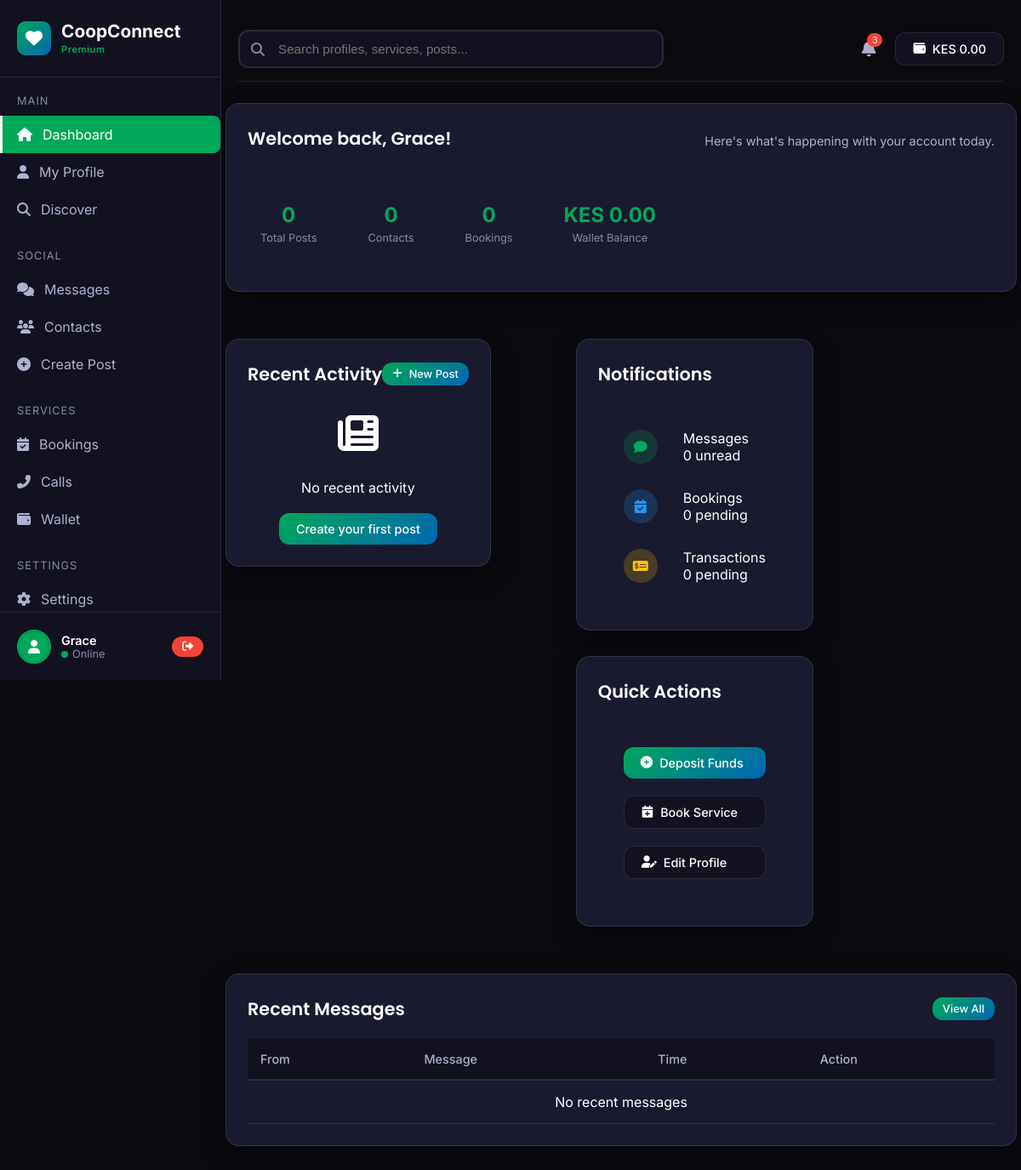
Page /dashboard/ (signed in) on the earlier database version.
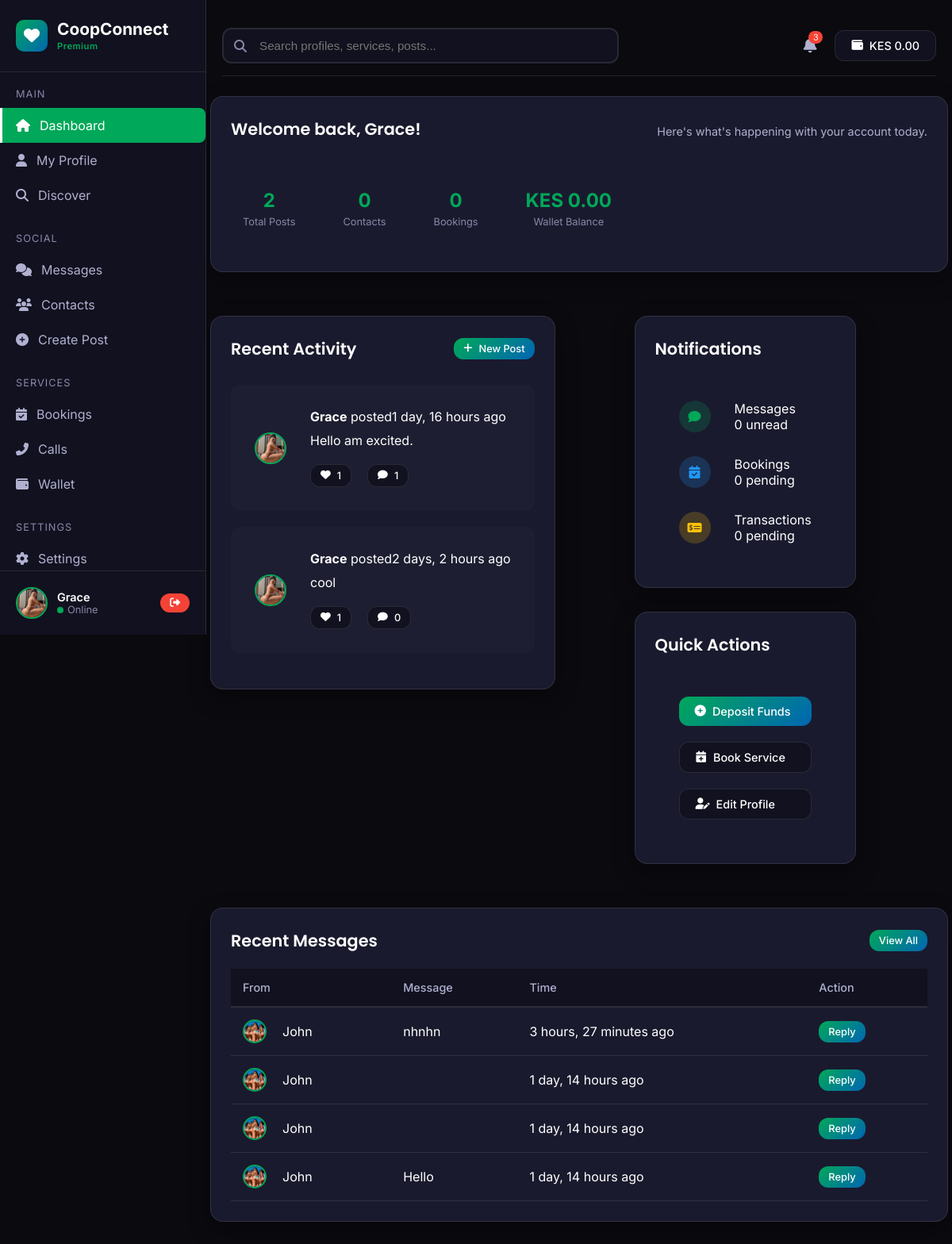
Same page on the later database version.
### main/models.py (models this page shows, shortened)
class Wallet(models.Model):
    user = models.OneToOneField(User, on_delete=models.CASCADE, related_name='wallet')
    balance = models.DecimalField(max_digits=10, decimal_places=2, default=0.00)
    mpesa_balance = models.DecimalField(max_digits=10, decimal_places=2, default=0.00)
    created_at = models.DateTimeField(auto_now_add=True)
    updated_at = models.DateTimeField(auto_now=True)

class Profile(models.Model):
    GENDER_CHOICES = [
        ('Female', 'Female'),
        ('Male', 'Male'),
        ('Other', 'Other'),
    ]
    SEXUAL_ORIENTATION_CHOICES = [
        ('Bisexual', 'Bisexual'),
        ('Straight', 'Straight'),
        ('Gay', 'Gay'),
        ('Lesbian', 'Lesbian'),
        ('Other', 'Other'),
    ]
    user = models.OneToOneField(User, on_delete=models.CASCADE, related_name='profile')
    phone_number = models.CharField(max_length=20, unique=True, help_text="Primary contact number")
    whatsapp_number = models.CharField(max_length=20, blank=True, default='')
    gender = models.CharField(max_length=20, choices=GENDER_CHOICES, default='Other')
    sexual_orientation = models.CharField(max_length=20, choices=SEXUAL_ORIENTATION_CHOICES, default='Other')
    age = models.IntegerField(default=18)  # ADD DEFAULT
    nationality = models.CharField(max_length=100, default='Kenyan')
    county = models.CharField(max_length=100, default='Nairobi')
    city_town = models.CharField(max_length=100, default='Nairobi')
    location = models.TextField(help_text="Detailed location/CBD information", default='Nairobi CBD')
    services_offered = models.TextField(
        help_text="Services separated by commas: Dinner Date, Travel Companion, etc.",
        default='Dinner Date'
    )
    hourly_rate_incall = models.DecimalField(
        max_digits=10, decimal_places=2, null=True, blank=True,
        help_text="Incall rate per hour"
    )
    hourly_rate_outcall = models.DecimalField(
        max_digits=10, decimal_places=2, null=True, blank=True,
        help_text="Outcall rate per hour"
    )
    is_vip = models.BooleanField(default=False)
    is_verified = models.BooleanField(default=False)
    is_online = models.BooleanField(default=False)
    is_available = models.BooleanField(default=True)
    total_views = models.IntegerField(default=0)
    total_calls = models.IntegerField(default=0)
    total_bookings = models.IntegerField(default=0)
    rating = models.DecimalField(max_digits=3, decimal_places=2, default=0.0)
    created_at = models.DateTimeField(auto_now_add=True)
    last_active = models.DateTimeField(auto_now=True)
    class Meta:
        ordering = ['-is_vip', '-last_active']
        verbose_name = "User Profile"
        verbose_name_plural = "User Profiles"

class Photo(models.Model):
    profile = models.ForeignKey(Profile, on_delete=models.CASCADE, related_name='photos')
    image = models.ImageField(upload_to='photos/%Y/%m/%d/')
    caption = models.CharField(max_length=200, blank=True)
    is_primary = models.BooleanField(default=False)
    uploaded_at = models.DateTimeField(auto_now_add=True)
    class Meta:
        ordering = ['-is_primary', '-uploaded_at']

class Post(models.Model):
    POST_TYPES = [
        ('text', 'Text Post'),
        ('image', 'Image Post'),
        ('video', 'Video Post'),
    ]
    user = models.ForeignKey(User, on_delete=models.CASCADE, related_name='posts')
    content = models.TextField()
    post_type = models.CharField(max_length=10, choices=POST_TYPES, default='text')
    image = models.ImageField(upload_to='posts/images/', null=True, blank=True)
    video = models.FileField(upload_to='posts/videos/', null=True, blank=True)
    is_archived = models.BooleanField(default=False)
    is_featured = models.BooleanField(default=False)
    is_pinned = models.BooleanField(default=False)
    views = models.IntegerField(default=0)
    likes = models.IntegerField(default=0)
    comments_count = models.IntegerField(default=0)
    shares = models.IntegerField(default=0)
    location = models.CharField(max_length=255, blank=True)
    created_at = models.DateTimeField(auto_now_add=True)
    updated_at = models.DateTimeField(auto_now=True)
    class Meta:
        ordering = ['-is_pinned', '-created_at']
        indexes = [
            models.Index(fields=['-created_at', 'user']),
            models.Index(fields=['is_archived']),
        ]

class Message(models.Model):
    MESSAGE_TYPES = [
        ('text', 'Text'),
        ('image', 'Image'),
        ('video', 'Video'),
        ('audio', 'Audio'),
        ('call', 'Call Log'),
    ]
    conversation = models.ForeignKey(Conversation, on_delete=models.CASCADE, related_name='messages')
    sender = models.ForeignKey(User, on_delete=models.CASCADE, related_name='sent_messages')
    content = models.TextField()
    message_type = models.CharField(max_length=10, choices=MESSAGE_TYPES, default='text')
    media_file = models.FileField(upload_to='messages/media/', null=True, blank=True)
    is_read = models.BooleanField(default=False)
    is_delivered = models.BooleanField(default=False)
    is_saved = models.BooleanField(default=False, help_text="Saved message")
    sent_at = models.DateTimeField(auto_now_add=True)
    read_at = models.DateTimeField(null=True, blank=True)
    class Meta:
        ordering = ['sent_at']
        indexes = [
            models.Index(fields=['conversation', 'sent_at']),
            models.Index(fields=['sender', 'sent_at']),
        ]

### main/views.py (the view)
# urls.py: path('dashboard/', views.dashboard_view, name='dashboard'),
@login_required
def dashboard_view(request):
    user = request.user
    profile = get_user_profile(user)
    unread_messages_count = Message.objects.filter(
        conversation__participants=user,
        is_read=False
    ).exclude(sender=user).count()
    recent_posts = Post.objects.filter(user=user).order_by('-created_at')[:5]
    recent_messages = Message.objects.filter(
        Q(conversation__participants=user) & ~Q(sender=user)
    ).order_by('-sent_at')[:5]
    pending_bookings = ServiceBooking.objects.filter(
        Q(client=user) | Q(service_provider=user),
        status='pending'
    ).order_by('-created_at')[:5]
    wallet, created = Wallet.objects.get_or_create(user=user)
    stats = {
        'total_posts': Post.objects.filter(user=user).count(),
        'total_contacts': Contact.objects.filter(user=user).count(),
        'total_bookings': ServiceBooking.objects.filter(
            Q(client=user) | Q(service_provider=user)
        ).count(),
        'wallet_balance': wallet.balance,
    }
    notifications = {
        'unread_messages': unread_messages_count,
        'pending_bookings': pending_bookings.count(),
        'pending_transactions': Transaction.objects.filter(
            user=user,
            status='pending'
        ).count(),
    }
    context = {
        'user': user,
        'profile': profile,
        'recent_posts': recent_posts,
        'recent_messages': recent_messages,
        'pending_bookings': pending_bookings,
        'stats': stats,
        'wallet': wallet,
        'notifications': notifications,
        'unread_messages_count': unread_messages_count,  # Add this
    }
    return render(request, 'dashboard/dashboard.html', context)

### main/context_processors.py (called while the page is built)
def unread_messages(request):
    if request.user.is_authenticated:
        unread_count = Message.objects.filter(
            conversation__participants=request.user,
            is_read=False
        ).exclude(sender=request.user).count()
        return {'unread_messages_count': unread_count}
    return {'unread_messages_count': 0}

### main/views.py (called while the page is built)
def get_user_profile(user):
    try:
        profile = Profile.objects.get(user=user)
    except Profile.DoesNotExist:
        profile = Profile.objects.create(
            user=user,
            username=user.username,
            email=user.email,
            gender='',
            age=18,
            phone_number='',
            county='',
            city_town='',
            location='',
            services_offered='',
        )
    return profile

### templates/dashboard/dashboard.html (shortened to what the changed rows need)
{% extends 'base.html' %}
{% block content %}
<div class="row mb-3">
    <div class="col-12">
        <div class="card">
            <div class="card-header">
                <h1 class="card-title">Welcome back, {{ user.username }}!</h1>
                <p class="card-subtitle">Here's what's happening with your account today.</p>
            </div>
            <div class="row mt-3">
                <div class="col-md-3 col-sm-6">
                    <div class="text-center p-3">
                        <div class="stat-value">{{ stats.total_posts|default:"0" }}</div>
                        <div class="stat-label">Total Posts</div>
                    </div>
                </div>
            </div>
        </div>
    </div>
</div>
<div class="row">
    <div class="col-md-8">
        <div class="card">
            <div class="card-header">
                <h2 class="card-title">Recent Activity</h2>
            </div>
            <div class="mt-3">
                {% if recent_posts %}
                <div class="activity-list">
                    {% for post in recent_posts %}
                    <div class="activity-item p-3 mb-2 rounded" style="background: rgba(255,255,255,0.02);">
                        <div class="d-flex align-center gap-3">
                            <div class="user-avatar" style="width: 40px; height: 40px;">
                                {% if post.user.profile.photos.first %}
                                <img src="{{ post.user.profile.photos.first.image.url }}" alt="{{ post.user.username }}">
                                {% else %}
                                <div class="d-flex align-center justify-center h-100" style="background: var(--coop-green);">
                                    <i class="fas fa-user"></i>
                                </div>
                                {% endif %}
                            </div>
                            <div class="flex-1">
                                <div class="d-flex justify-between align-center">
                                    <div>
                                        <strong>{{ post.user.username }}</strong>
                                        <span class="text-secondary text-sm">posted</span>
                                    </div>
                                    <span class="text-secondary text-sm">{{ post.created_at|timesince }} ago</span>
                                </div>
                                <p class="mt-1 text-secondary">{{ post.content|truncatewords:30 }}</p>
                                <div class="d-flex gap-2 mt-2">
                                    <button class="btn btn-sm btn-secondary">
                                        <i class="fas fa-heart"></i> {{ post.likes }}
                                    </button>
                                    <button class="btn btn-sm btn-secondary">
                                        <i class="fas fa-comment"></i> {{ post.comments_count }}
                                    </button>
                                </div>
                            </div>
                        </div>
                    </div>
                    {% endfor %}
                </div>
                {% else %}
                <div class="text-center p-5">
                    <i class="fas fa-newspaper fa-3x text-secondary mb-3"></i>
                    <p class="text-secondary">No recent activity</p>
                    <a href="{% url 'post_create' %}" class="btn btn-primary mt-2">Create your first post</a>
                </div>
                {% endif %}
            </div>
        </div>
    </div>
</div>
<div class="row mt-3">
    <div class="col-12">
        <div class="card">
            <div class="card-header">
                <h2 class="card-title">Recent Messages</h2>
            </div>
            <div class="table-responsive">
                <table class="table">
                    <thead>
                        <tr>
                            <th>From</th>
                            <th>Message</th>
                            <th>Time</th>
                            <th>Action</th>
                        </tr>
                    </thead>
                    <tbody>
                        {% if recent_messages %}
                        {% for message in recent_messages %}
                        <tr>
                            <td>
                                <div class="d-flex align-center gap-2">
                                    <div class="user-avatar" style="width: 30px; height: 30px;">
                                        {% if message.sender.profile.photos.first %}
                                        <img src="{{ message.sender.profile.photos.first.image.url }}" alt="{{ message.sender.username }}">
                                        {% else %}
                                        <div class="d-flex align-center justify-center h-100" style="background: var(--coop-green);">
                                            <i class="fas fa-user"></i>
                                        </div>
                                        {% endif %}
                                    </div>
                                    <span>{{ message.sender.username }}</span>
                                </div>
                            </td>
                            <td>{{ message.content|truncatechars:50 }}</td>
                            <td>{{ message.sent_at|timesince }} ago</td>
                            <td>
                                <a href="{% url 'conversation_user' message.sender.username %}" class="btn btn-sm btn-primary">Reply</a>
                            </td>
                        </tr>
                        {% endfor %}
                        {% else %}
                        <tr>
                            <td colspan="4" class="text-center text-secondary p-4">
                                No recent messages
                            </td>
                        </tr>
                        {% endif %}
                    </tbody>
                </table>
            </div>
        </div>
    </div>
</div>
{% endblock %}

### templates/base.html (shortened to what the changed rows need)
<!DOCTYPE html>
{% load static %}
<html lang="en">
<head>
    <link rel="stylesheet" href="https://cdnjs.cloudflare.com/ajax/libs/font-awesome/6.4.0/css/all.min.css">
</head>
<body>
    <div class="app-container">
        <aside class="sidebar">
            <div class="sidebar-footer">
                <div class="user-profile">
                    <div class="user-avatar">
                        {% if user.profile.photos.first %}
                        <img src="{{ user.profile.photos.first.image.url }}" alt="{{ user.username }}">
                        {% else %}
                        <div class="d-flex align-center justify-center h-100" style="background: var(--coop-green);">
                            <i class="fas fa-user"></i>
                        </div>
                        {% endif %}
                    </div>
                    <div class="user-info">
                        <div class="user-name">{{ user.username }}</div>
                        <div class="user-status">
                            <span class="status-dot {% if user.profile.is_online %}online{% else %}offline{% endif %}"></span>
                            <span>{% if user.profile.is_online %}Online{% else %}Offline{% endif %}</span>
                        </div>
                    </div>
                </div>
            </div>
        </aside>
        <main class="main-content">
            <div class="top-bar">
                <div class="top-bar-actions">
                    <a href="{% url 'wallet' %}" class="btn btn-secondary">
                        <i class="fas fa-wallet"></i>
                        <span>KES {{ user.wallet.balance|default:"0.00" }}</span>
                    </a>
                </div>
            </div>
            {% block content %}{% endblock %}
        </main>
    </div>
</body>
</html>

Differences in the rows shown:
added Post: user.profile.photos.first.image (picture), user.username "Grace", created_at "1 day, 16 hours", content "Hello am excited.", likes "1", comments_count "1"
added Post: user.profile.photos.first.image (picture), user.username "Grace", created_at "2 days, 2 hours", content "cool", likes "1", comments_count "0"
added Message: sender.profile.photos.first.image (picture), sender.username "John", content "nhnhn", sent_at "3 hours, 27 minutes"
added Message: sender.profile.photos.first.image (picture), sender.username "John", sent_at "1 day, 14 hours"
added Message: sender.profile.photos.first.image (picture), sender.username "John", sent_at "1 day, 14 hours"
added Message: sender.profile.photos.first.image (picture), sender.username "John", content "Hello", sent_at "1 day, 14 hours"
Other differences:
{{ stats.total_posts|default:"0" }}: "0" → "2"
text no longer shown: "No recent activity Create your first post No recent messages"
